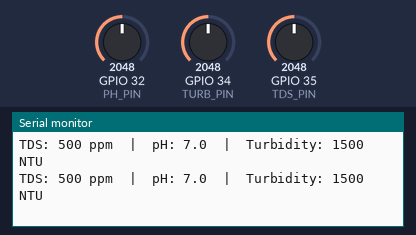
A sketch run on a simulated ESP32. On the bench: the last lines printed to the serial monitor. The inputs (shaded band) are chosen by the test bench; at power-on: GPIO 32 (PH_PIN) = 2048, GPIO 34 (TURB_PIN) = 2048, GPIO 35 (TDS_PIN) = 2048.

Above: at 1.8 s.
1.9 s: GPIO 32 (PH_PIN) set to 2866
At 2.8 s:
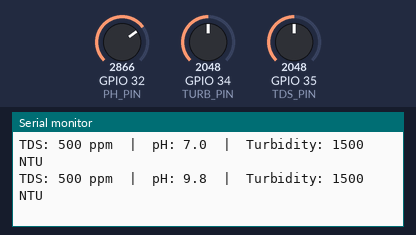
3.4 s: GPIO 34 (TURB_PIN) set to 2866
At 4.4 s:
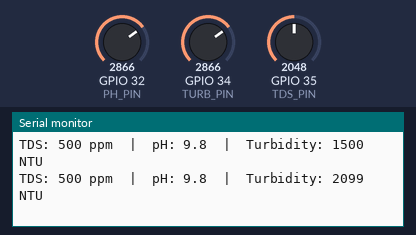
4.9 s: GPIO 35 (TDS_PIN) set to 2866
At 5.8 s:
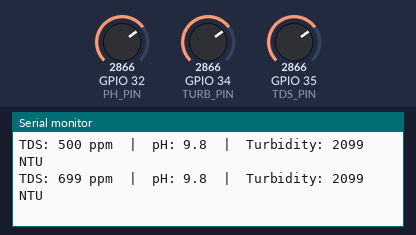
6.4 s: GPIO 32 (PH_PIN) set to 3603
At 7.7 s:
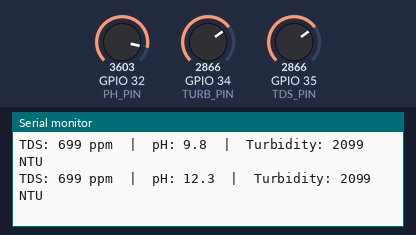
7.9 s: GPIO 34 (TURB_PIN) set to 3603
At 8.7 s:
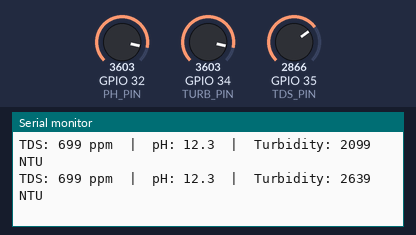
9.4 s: GPIO 35 (TDS_PIN) set to 3603
At 10.8 s:
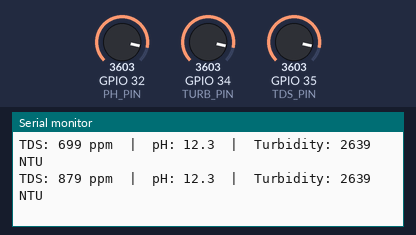
Timing chart, 0 to 11.9 s (numbered marks = the images above; inputs shaded):
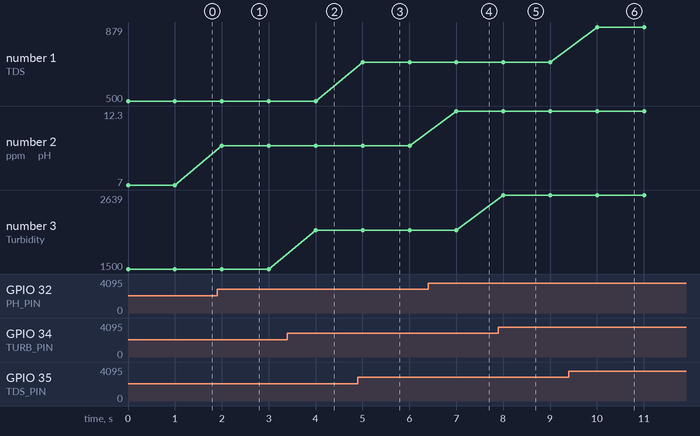

Measured:
- after the input at 1.9 s, the serial monitor: prints a new line after 0.10 s (image 1)
- after the input at 3.4 s, the serial monitor: prints a new line after 0.60 s (image 2)
- after the input at 4.9 s, the serial monitor: prints a new line after 0.10 s (image 3)
- after the input at 6.4 s, the serial monitor: prints a new line after 0.60 s (image 4)
- after the input at 7.9 s, the serial monitor: prints a new line after 0.11 s (image 5)
- after the input at 9.4 s, the serial monitor: prints a new line after 0.61 s (image 6)
- plotted number 1: 500 → 699 after the input at 4.9 s, 699 → 879 after the input at 9.4 s
- plotted number 2: 7 → 9.8 after the input at 1.9 s, 9.8 → 12.3 after the input at 6.4 s

The sketch:

sketch.ino
```cpp
#define PH_PIN 32
#define TDS_PIN 35
#define TURB_PIN 34

void setup() {
  Serial.begin(115200);
}

void loop() {

  int rawPH = analogRead(PH_PIN);
  int rawTDS = analogRead(TDS_PIN);
  int rawTurb = analogRead(TURB_PIN);

  float ph = rawPH * (14.0 / 4095.0);
  float tds = rawTDS * (1000.0 / 4095.0);
  float turb = rawTurb * (3000.0 / 4095.0);

  Serial.print("TDS: ");
  Serial.print((int)tds);
  Serial.print(" ppm  |  pH: ");
  Serial.print(ph,1);
  Serial.print("  |  Turbidity: ");
  Serial.print((int)turb);
  Serial.println(" NTU");

  delay(1000);
}
```
